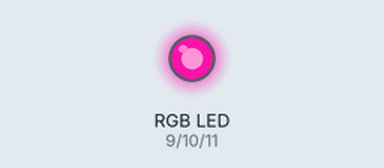
This sketch was run on a simulated Arduino Uno, built with avr-gcc and run on an emulated ATmega328P. Parts: an RGB LED mixed from three pins (HIGH = lit). Dim RGB values are drawn brighter than linear; random numbers use the default seed unless the sketch sets one.

Above: at 0.1 s.
At 4.1 s:
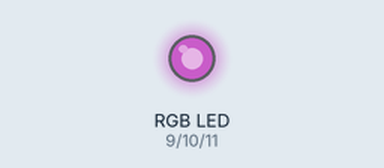
At 9.1 s:
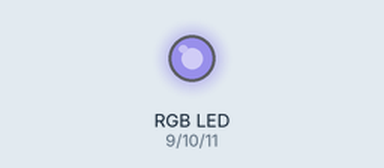
At 19.1 s:
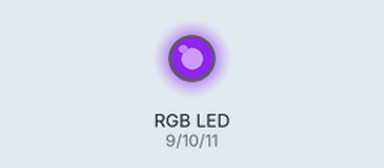
At 28.1 s:
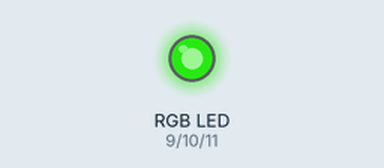
At 38.1 s:
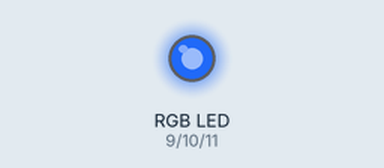
Timing chart, 0 to 40.0 s (numbered marks = the images above):
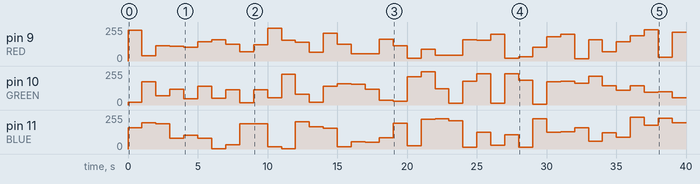

Measured:
- by itself, pin 10 (GREEN): 0/255 → 19/255 at 0.00 s, → 175/255 1.0 s later, → 68/255 1.0 s later, → 120/255 1.0 s later, … (40 changes in this stretch)
- by itself, pin 11 (BLUE): 0/255 → 158/255 at 0.00 s, → 197/255 1.0 s later, → 188/255 1.0 s later, → 80/255 1.0 s later, … (40 changes in this stretch)

The sketch:

PWM_RGB_LED_mixing.ino
```cpp
const int RED = 9;
const int GREEN = 10;
const int BLUE = 11;

const int MINRANDOM = 0;
const int MAXRANDOM = 255;

int redB;
int blueB;
int greenB;

void setup() {
  // put your setup code here, to run once:

}

void loop() {
  // put your main code here, to run repeatedly:
  redB = random(MINRANDOM, MAXRANDOM);
  greenB = random(MINRANDOM, MAXRANDOM);
  blueB = random(MINRANDOM, MAXRANDOM);

  analogWrite(RED, redB);
  analogWrite(GREEN, greenB);
  analogWrite(BLUE, blueB);
  delay(1000);
}
```
